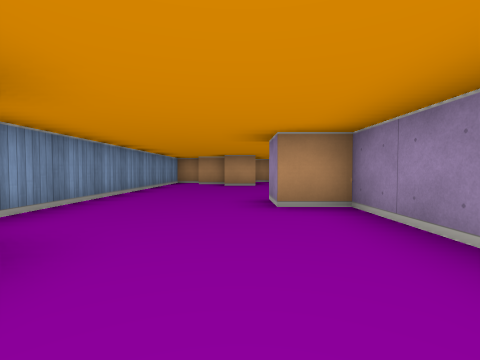
[1] (above)

13 first-person views from a walk through a cub3D ray-caster map. The camera is about half as high as the walls, tilts 2° down and sees 85° across. The floor is counted in squares. Each view is taken from the middle of a square. On the plan, view 1 faces up. The plan holds only what a view shows up to about 9 squares ahead; the rest is blank.

[2]
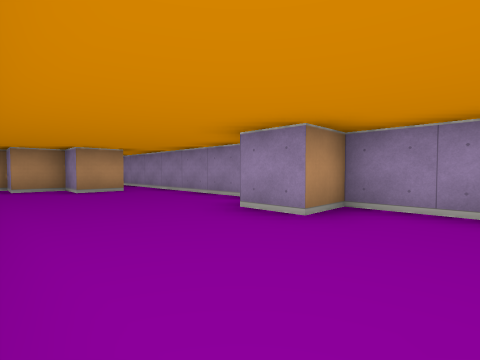

[3]
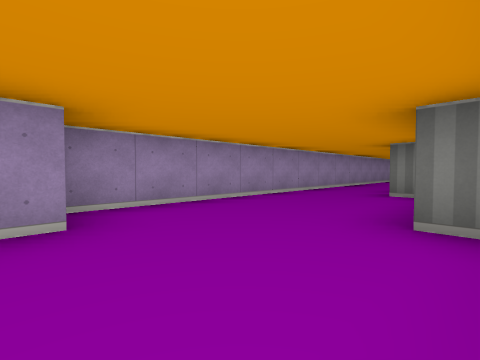

[4]
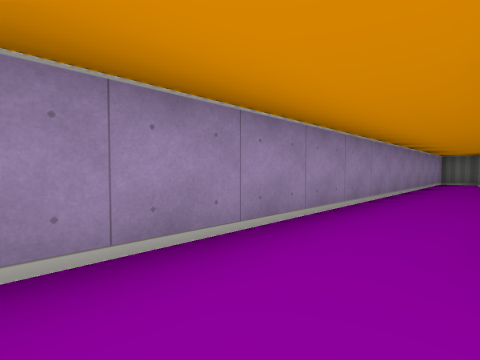

[5]
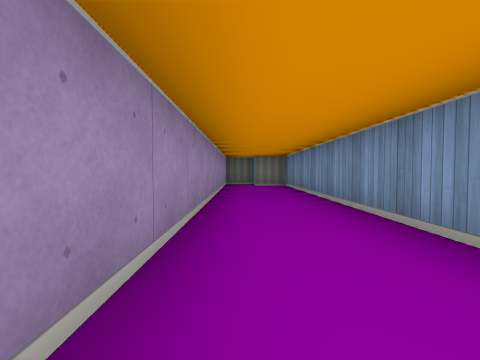

[6]
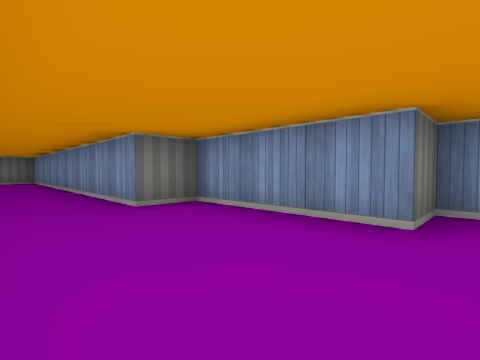

[7]
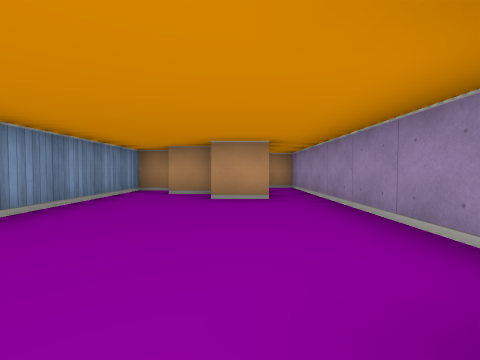

[8]
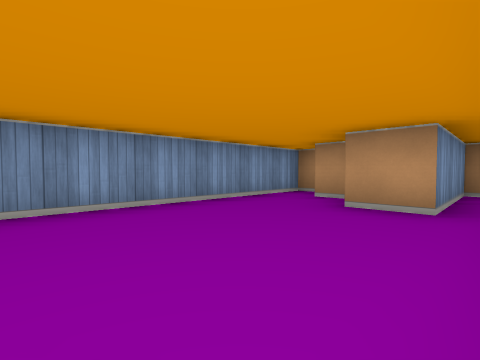

[9]
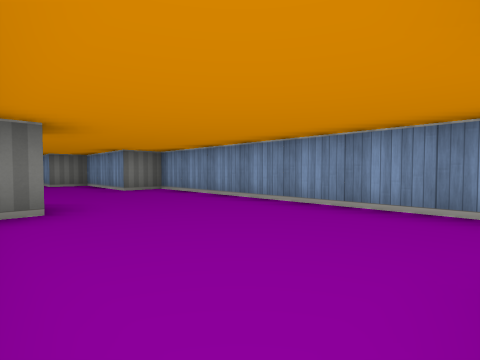

[10]
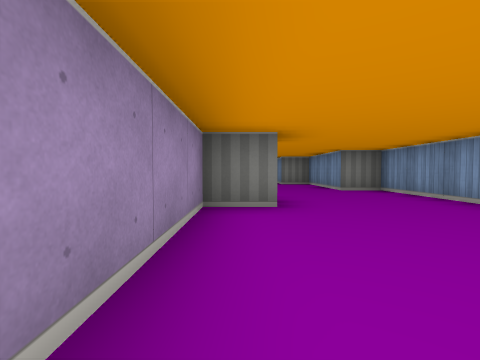

[11]
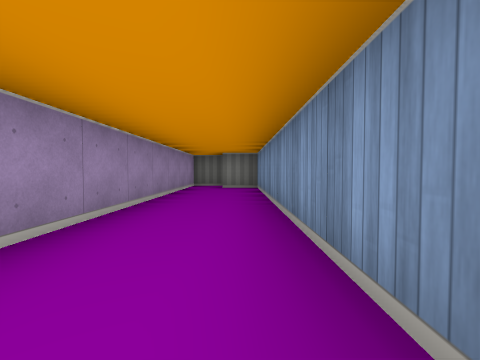

[12]
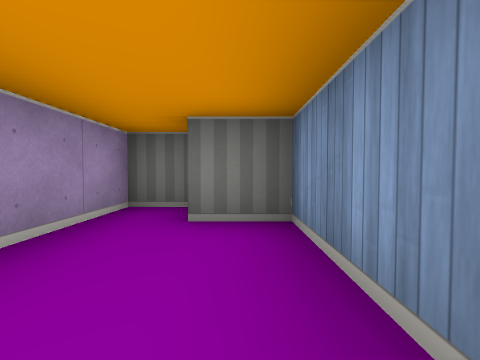

[13]
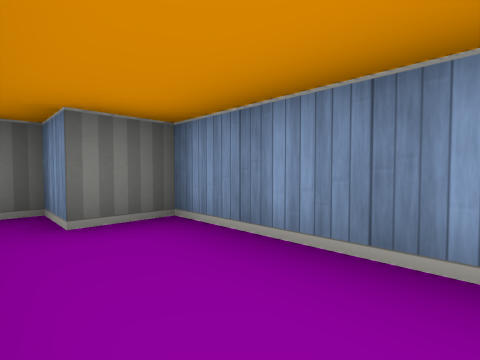

### Floor plan
Points are (right, up) in squares from view 1. A wall is a line through its corners. A room is listed if a view was taken in it or the views show most of it. See-through windows are left out.
Room 1 (views 1, 2, 3, 4, 5, 6, 7, 8, 9, 10, 11, 12, 13)
walls: (-1.5, 1.5) (-1.5, -1.5) (-0.5, -1.5) (-0.5, -10.5) (0.5, -10.5) (0.5, -11.5) (1.5, -11.5) (1.5, 3.5) (0.5, 3.5) (0.5, 4.5) (1.5, 4.5) (1.5, 11.5) (0.5, 11.5) (0.5, 8.5) (-0.5, 8.5) (-0.5, 9.5) (-1.5, 9.5) (-1.5, 10.5) (-2.5, 10.5) (-2.5, 1.5) (-1.5, 1.5)

Positions as (right, up) in squares from view 1, and headings:
1: (0, 0), facing up
2: (-2, 2), facing up-right
3: (-2, 4), facing down-right
4: (0, 0), facing down-right
5: (1, -2), facing down
6: (1, 2), facing down-left
7: (0, 4), facing up
8: (1, 5), facing up-left
9: (1, 8), facing down-left
10: (1, 8), facing down
11: (0, -3), facing down
12: (0, -8), facing down
13: (1, -8), facing down-left
